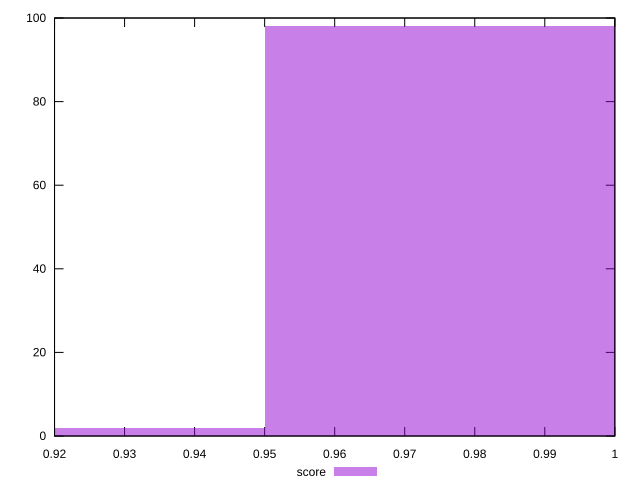

Recreate this plot in gnuplot.
reset

$score <<EOF
1 98
0.9 2
EOF

set key outside below
set boxwidth 0.1
set xrange [0.92:1]
set yrange [0:100]
set trange [0:100]
set style fill transparent solid 0.5 noborder
set terminal svg size 640, 490 enhanced background rgb 'white'
set output "reports/report_00030_2021-02-24T20-42-31.540Z/cumulative-layout-shift/samples/music/score/histogram.svg"

plot $score title "score" with boxes

reset
